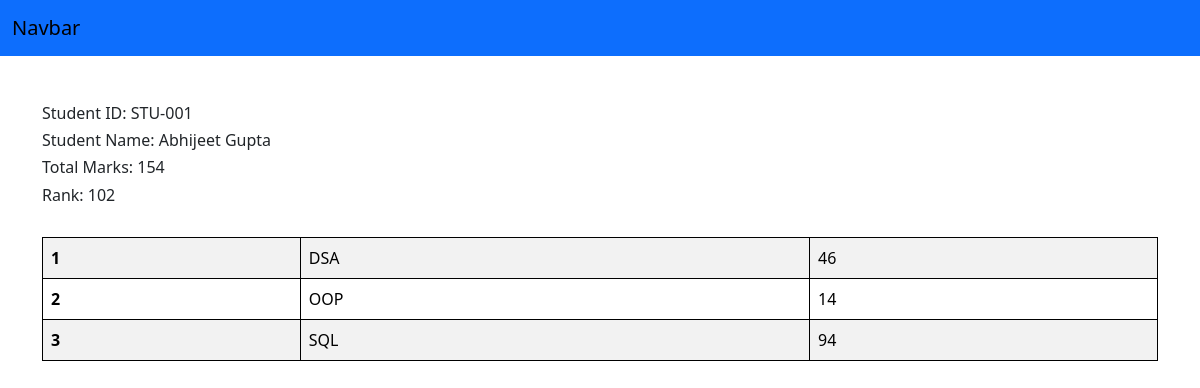
Page /get_marks/STU-001 on the committed database.
### core/models.py (models this page shows, shortened)
class SubjectMarks(models.Model):
    student = models.ForeignKey(Student, on_delete=models.CASCADE, related_name='studentmarks')
    subject = models.ForeignKey(Subject, on_delete=models.CASCADE)
    marks = models.IntegerField()
    class Meta:
        unique_together = ['student', 'subject']

class Student(models.Model):
    department_name = models.ForeignKey(Department, on_delete=models.CASCADE, null=True, blank=True, related_name='departmenttable')
    student_id = models.OneToOneField(StudentID, on_delete=models.CASCADE, related_name='studentid', null=True, blank=True)
    student_name = models.CharField(max_length=100)
    student_age = models.IntegerField(default=18)
    student_email = models.EmailField(unique=True)
    student_address = models.TextField()
    def __str__(self) -> str:
        return self.student_name
    class Meta():
        ordering = ['student_name']

class StudentID(models.Model):
    student_id = models.CharField(max_length=100)
    def __str__(self) -> str:
        return self.student_id

class ReportCard(models.Model):
    student = models.ForeignKey(Student, related_name='studentreportcard', on_delete=models.CASCADE)
    student_rank = models.IntegerField()
    date_of_generation = models.DateField(auto_now=True)
    unique_together = ['student_rank', 'date_of_generation']

class Subject(models.Model):
    subject_name = models.CharField(max_length=100)
    def __str__(self) -> str:
        return self.subject_name

### core/views.py (the view)
# urls.py: path('get_marks/<student_id>', get_marks, name='get_marks' ),
def get_marks(request, student_id):
    queryset = SubjectMarks.objects.filter(student__student_id__student_id = student_id)
    total_marks = queryset.aggregate(marks = Sum("marks"))
    context = {'queryset': queryset, 'total_marks': total_marks}
    return render(
        request,
        'student.html',
        context
    )

### core/templates/student.html
{% extends 'base.html' %}
{% block start %}
<div class="container mt-5">
    <h6>Student ID: {{queryset.first.student.student_id}}</h6>
    <h6>Student Name: {{queryset.first.student}} </h6>
    <h6>Total Marks: {{total_marks.marks}} </h6>
    <h6>Rank: {{queryset.first.student.studentreportcard.first.student_rank}}</h6>
<br>
    <table class="table table-striped">
        <tbody>
            {% for mark in queryset %}
          <tr>
            <th scope="row">{{forloop.counter}}</th>
            <td>{{mark.subject}}</td>
            <td>{{mark.marks}}</td>
          </tr>
          {% endfor %}
          </tbody>
          </table>
{% endblock %}

### core/templates/base.html (style rules this page uses)
tr, td, th { border: 1px solid black; }

### rows in the picture
SubjectMarks: first.student.student_id "STU-001", first.student "Abhijeet Gupta", first.student.studentreportcard.first.student_rank "102", subject "DSA", marks "46"
SubjectMarks: subject "OOP", marks "14"
SubjectMarks: subject "SQL", marks "94"

### other values in the picture
{{ total_marks.marks }} "154"
